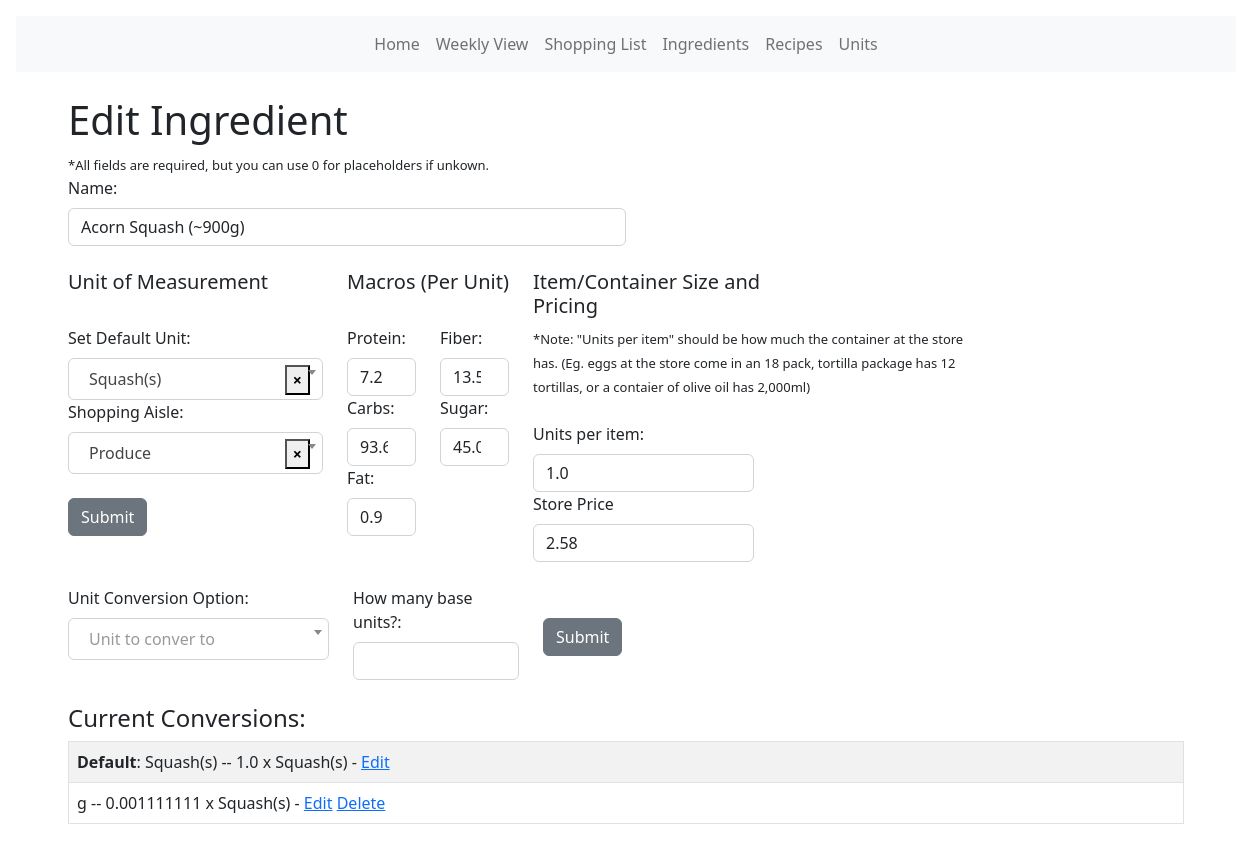
Screenshot of /ingredients/ingredients/182 with the database file from the repository.
### models.py (models this page shows, shortened)
class Ingredient(db.Model):
    __tablename__ = "ingredient"
    id = db.Column(db.Integer, primary_key=True)
    name = db.Column(db.String(120), nullable=False)
    icalories = db.Column(db.Float)
    protein = db.Column(db.Float)
    carbs = db.Column(db.Float)
    fat = db.Column(db.Float)
    fiber = db.Column(db.Float)
    sugar = db.Column(db.Float)
    item_unit_size = db.Column(db.Float)  # How many units of item at store
    item_price = db.Column(db.Float)  # Price for full item at store
    u_price = db.Column(db.Float)
    aisle_id = db.Column(db.Integer, db.ForeignKey("aisle.id"))
    ingredients = db.relationship("RecipeIngredient", backref="ingredient")
    def default_ingredient_unit(self):
        try:
            x = UnitIngredient.query.filter_by(iid=self.id).first()
            return x.unit.name
        except:
            return "Unknown"

class UnitIngredient(db.Model):
    id = db.Column(db.Integer, primary_key=True)
    iid = db.Column(db.Integer, db.ForeignKey("ingredient.id"))
    uid = db.Column(db.Integer, db.ForeignKey("unit.id"))
    name = db.Column(db.String(30))
    multiplyer = db.Column(db.Float)

class Unit(db.Model):
    id = db.Column(db.Integer, primary_key=True)
    oid = db.Column(db.Integer, autoincrement=True)
    name = db.Column(db.String(30))
    ingredients = db.relationship("UnitIngredient", backref="unit")

### main.py (the view, shortened to what this page needs)
@app.route("/ingredients/ingredients/<int:id>", methods=["GET", "POST"])
def ingredient_edit(id):
    editing_item = Ingredient.query.get(id)
    units = UnitIngredient.query.filter_by(iid=id).all()
    form = CreateIngredient()
    x = db.session.query(Unit.name).order_by(Unit.oid)
    x = [i[0] for i in x]
    form.unit.choices = [("")] + [(y) for y in x]
    a = db.session.query(Aisle.name).order_by(Aisle.id)
    a = [i[0] for i in a]
    form.aisle.choices = [("")] + [(b) for b in a]
    ingredient_to_update = Ingredient.query.get_or_404(id)
    unit_to_update = UnitIngredient.query.filter_by(iid=id).first()
    """Add Conversion Option"""
    form2 = AddUnitConversion()
    form2.unit2.choices = [("")] + [(y) for y in x]
    if form2.submit2.data and form2.validate_on_submit():
        uid = Unit.query.filter_by(name=form2.unit2.data).first()
        update2 = UnitIngredient(
            iid=id, uid=uid.id, name=uid.name, multiplyer=form2.multiplyer.data
        )
        db.session.add(update2)
        db.session.commit()
        units = UnitIngredient.query.filter_by(iid=id).all()
    else:
        print("noo luck")
    return render_template(
        "/ingredients/ingredient_update.html",
        ingredient_to_update=ingredient_to_update,
        form=form,
        editing_item=editing_item,
        form2=form2,
        units=units,
    )

### forms.py
class CreateIngredient(FlaskForm):
    name = StringField("Name:", validators=[validators.InputRequired()])
    unit = SelectField(
        "Set Default Unit:",
        validators=[validators.InputRequired()],
        validate_choice=False,
    )
    protein = DecimalField("Protein:", validators=[validators.InputRequired()])
    carbs = DecimalField("Carbs:", validators=[validators.InputRequired()])
    fat = DecimalField("Fat:", validators=[validators.InputRequired()])
    fiber = DecimalField("Fiber:", validators=[validators.InputRequired()])
    sugar = DecimalField("Sugar:", validators=[validators.InputRequired()])
    item_unit_size = DecimalField(
        "Units per item:", validators=[validators.InputRequired()]
    )
    item_price = DecimalField("Store Price", validators=[validators.InputRequired()])
    aisle = SelectField(
        "Shopping Aisle:",
        validators=[validators.InputRequired()],
        validate_choice=False,
    )
    submit = SubmitField("Submit")

class AddUnitConversion(FlaskForm):
    unit2 = SelectField(
        "Unit Conversion Option:",
        validators=[validators.InputRequired()],
        validate_choice=False,
    )
    multiplyer = DecimalField(
        "How many base units?:", validators=[validators.InputRequired()]
    )
    submit2 = SubmitField("Submit")

### templates/ingredients/ingredient_update.html (shortened to what this page needs)
<!DOCTYPE html>
<html lang="en">
  <head>
    <link
      href="{{ url_for('static', filename='css/select2.css') }}"
      rel="stylesheet"
    />
    {% extends 'base.html' %} {% block content %}
  </head>
  <body>
    <br />
    <h1>Edit Ingredient</h1>
    <font size="-1"
      >*All fields are required, but you can use 0 for placeholders if
      unkown.</font
    >
    <form method="POST">
      <div class="row">
        <div class="col">
          {{ form.hidden_tag() }} {{ form.name.label(class="form-label") }}{{
          form.name(class="form-control w-50", value=editing_item.name) }}
          <br />
        </div>
        <div class="row">
          <div class="col-3">
            <h5>Unit of Measurement</h5>
          </div>
          <div class="col-2">
            <h5>Macros (Per Unit)</h5>
          </div>
          <div class="col-3">
            <h5>Item/Container Size and Pricing</h5>
          </div>
        </div>
        <div class="row">
          <div class="col-3">
            {{ form.unit.label(class="form-label") }} {{
            <br />
            {{ form.aisle.label(class="form-label") }}
            <br />
            <br />
            <br />
            {{ form.submit(class="btn btn-secondary") }}
          </div>
          <div class="col-1">
            {{ form.protein.label(class="form-label") }} {{
            form.protein(class="form-control w-100", value=editing_item.protein)
            }} {{ form.carbs.label(class="form-label") }} {{
            form.carbs(class="form-control w-100", value=editing_item.carbs) }}
            {{ form.fat.label(class="form-label") }} {{
            form.fat(class="form-control w-100", value=editing_item.fat) }}
          </div>
          <div class="col-1">
            {{ form.fiber.label(class="form-label") }} {{
            form.fiber(class="form-control w-100", value=editing_item.fiber) }}
            {{ form.sugar.label(class="form-label") }} {{
            form.sugar(class="form-control w-100", value=editing_item.sugar) }}
          </div>
          <div class="col-5">
            <font size="-1"
              >*Note: "Units per item" should be how much the container at the
              store has. (Eg. eggs at the store come in an 18 pack, tortilla
              package has 12 tortillas, or a contaier of olive oil has
              2,000ml)</font
            >
            <br />
            <br />
            {{ form.item_unit_size.label(class="form-label") }} {{
            form.item_unit_size(class="form-control w-50",
            value=editing_item.item_unit_size) }} {{
            form.item_price.label(class="form-label") }} {{
            form.item_price(class="form-control w-50",
            value=editing_item.item_price) }}
          </div>
        </div>
      </div>
      <br />
    </form>
    <form method="POST">
      <div class="row">
        <div class="col-3">
          {{ form2.hidden_tag() }} {{ form2.unit2.label(class="form-label") }}
        </div>
        <div class="col-2">
          {{ form2.multiplyer.label(class="form-label") }} {{
          form2.multiplyer(class="form-control w-100") }}
        </div>
        <div class="col-2">
          <br />
          {{ form2.submit2(class="btn btn-secondary mt-2") }}
        </div>
      </div>
    </form>
    <br />
    <h4>Current Conversions:</h4>
    <table class="table table-hover table-bordered table-striped">
      <tr>
        <td>
          {% for unit in units[0:1] %}
          <b>Default</b>: {{unit.unit.name}} -- {{unit.multiplyer}} x
          {{editing_item.default_ingredient_unit()}} -
          <a href="{{url_for('unit_conversion_update', id=unit.id)}}">Edit</a>
          {% endfor %}
        </td>
      </tr>
      <tr>
        {% for unit in units[1:] %}
        <td>
          {{unit.unit.name}} -- {{unit.multiplyer}} x
          {{editing_item.default_ingredient_unit()}} -
          <a href="{{url_for('unit_conversion_update', id=unit.id)}}">Edit</a>
          <a
            href="{{url_for('unit_conversion_delete', id=unit.id)}}"
            ,
            onclick="return confirm('Are you want to delete this? You cannot undo this action.')"
            >Delete</a
          >
        </td>
      </tr>
      {% endfor %}
    </table>
  </body>
  {% endblock %}

### rows the page displays
Ingredient: name "Acorn Squash (~900g)", protein "7.2", carbs "93.6", fat "0.9", fiber "13.5", sugar "45.0", item_unit_size "1.0", item_price "2.58"
UnitIngredient: unit.name "Squash(s)", multiplyer "1.0"
Unit: default_ingredient_unit "Squash(s)"
UnitIngredient: unit.name "g", multiplyer "0.001111111"
